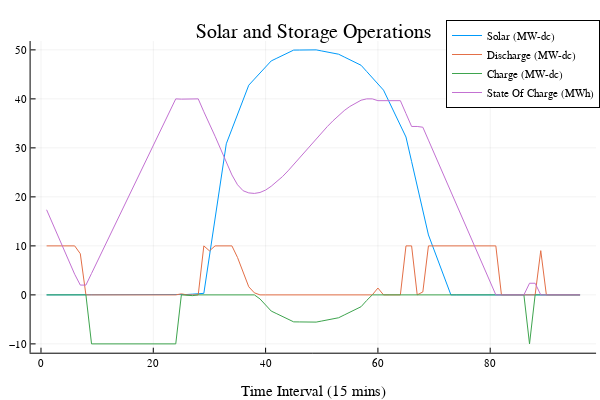

Notebook cell for this chart:
### Markdown cell above
Finally, let's plot the optimal operational decisions for our solar and storage system....

### Code cell
plot(results.Solar_Output, label="Solar (MW-dc)")
plot!(results.Storage_Discharge, label="Discharge (MW-dc)")
plot!(-1*results.Storage_Charge, label="Charge (MW-dc)")
plot!(results.Storage_SOC, label="State Of Charge (MWh)")
title!("Solar and Storage Operations")
xaxis!("Time Interval (15 mins)")
yaxis!("")

### Figure 1 — Plotly figure (JSON) as saved in the notebook; plotly's stock layout.template omitted (floating-point values rounded to 4 significant figures)
{"data": [{"colorbar": {"title": ""}, "legendgroup": "Solar (MW-dc)", "line": {"color": "rgba(0, 154, 250, 1.000)", "dash": "solid", "shape": "linear", "width": 1}, "mode": "lines", "name": "Solar (MW-dc)", "showlegend": true, "type": "scatter", "x": [1, 2, 3, 4, 5, 6, 7, 8, 9, 10, 11, 12, 13, 14, 15, 16, 17, 18, 19, 20, 21, 22, 23, 24, 25, 26, 27, 28, 29, 30, 31, 32, 33, 34, 35, 36, 37, 38, 39, 40, 41, 42, 43, 44, 45, 46, 47, 48, 49, 50, 51, 52, 53, 54, 55, 56, 57, 58, 59, 60, 61, 62, 63, 64, 65, 66, 67, 68, 69, 70, 71, 72, 73, 74, 75, 76, 77, 78, 79, 80, 81, 82, 83, 84, 85, 86, 87, 88, 89, 90, 91, 92, 93, 94, 95, 96], "xaxis": "x1", "y": [0, 0, 0, 0, 0, 0, 0, 0, 0, 0, 0, 0, 0, 0, 0, 0, 0, 0, 0, 0, 0, 0, 0, 0, 0, 0.077, 0.154, 0.232, 0.309, 7.94, 15.57, 23.2, 30.83, 33.82, 36.81, 39.8, 42.79, 44.03, 45.27, 46.51, 47.75, 48.3, 48.85, 49.4, 49.95, 49.97, 49.98, 49.99, 50, 49.78, 49.56, 49.34, 49.11, 48.55, 47.98, 47.42, 46.86, 45.59, 44.32, 43.05, 41.78, 39.39, 37.0, 34.6, 32.21, 27.22, 22.22, 17.23, 12.23, 9.175, 6.116, 3.058, 0, 0, 0, 0, 0, 0, 0, 0, 0, 0, 0, 0, 0, 0, 0, 0, 0, 0, 0, 0, 0, 0, 0, 0], "yaxis": "y1", "zmax": null, "zmin": null}, {"colorbar": {"title": ""}, "legendgroup": "Discharge (MW-dc)", "line": {"color": "rgba(227, 111, 71, 1.000)", "dash": "solid", "shape": "linear", "width": 1}, "mode": "lines", "name": "Discharge (MW-dc)", "showlegend": true, "type": "scatter", "x": [1, 2, 3, 4, 5, 6, 7, 8, 9, 10, 11, 12, 13, 14, 15, 16, 17, 18, 19, 20, 21, 22, 23, 24, 25, 26, 27, 28, 29, 30, 31, 32, 33, 34, 35, 36, 37, 38, 39, 40, 41, 42, 43, 44, 45, 46, 47, 48, 49, 50, 51, 52, 53, 54, 55, 56, 57, 58, 59, 60, 61, 62, 63, 64, 65, 66, 67, 68, 69, 70, 71, 72, 73, 74, 75, 76, 77, 78, 79, 80, 81, 82, 83, 84, 85, 86, 87, 88, 89, 90, 91, 92, 93, 94, 95, 96], "xaxis": "x1", "y": [10, 10, 10, 10, 10, 10, 8.4, 0, 0, 0, 0, 0, 0, 0, 0, 0, 0, 0, 0, 0, 0, 0, 0, 0, 0.2085, 0, 0, 0, 10, 8.982, 10, 10, 10, 10, 7.632, 4.643, 1.653, 0.4154, 0, 0, 0, 0, 0, 0, 0, 0, 0, 0, 0, 0, 0, 0, 0, 0, 0, 0, 0, 0, 0, 1.395, 0, 0, 0, 0, 10, 10, 0, 0.6046, 10, 10, 10, 10, 10, 10, 10, 10, 10, 10, 10, 10, 10, 0, 0, 0, 0, 0, 0, 0, 9.025, 0, 0, 0, 0, 0, 0, 0], "yaxis": "y1", "zmax": null, "zmin": null}, {"colorbar": {"title": ""}, "legendgroup": "Charge (MW-dc)", "line": {"color": "rgba(62, 164, 78, 1.000)", "dash": "solid", "shape": "linear", "width": 1}, "mode": "lines", "name": "Charge (MW-dc)", "showlegend": true, "type": "scatter", "x": [1, 2, 3, 4, 5, 6, 7, 8, 9, 10, 11, 12, 13, 14, 15, 16, 17, 18, 19, 20, 21, 22, 23, 24, 25, 26, 27, 28, 29, 30, 31, 32, 33, 34, 35, 36, 37, 38, 39, 40, 41, 42, 43, 44, 45, 46, 47, 48, 49, 50, 51, 52, 53, 54, 55, 56, 57, 58, 59, 60, 61, 62, 63, 64, 65, 66, 67, 68, 69, 70, 71, 72, 73, 74, 75, 76, 77, 78, 79, 80, 81, 82, 83, 84, 85, 86, 87, 88, 89, 90, 91, 92, 93, 94, 95, 96], "xaxis": "x1", "y": [0, 0, 0, 0, 0, 0, 0, 0, -10, -10, -10, -10, -10, -10, -10, -10, -10, -10, -10, -10, -10, -10, -10, -10, 0, -0.077, -0.154, 0, 0, 0, 0, 0, 0, 0, 0, 0, 0, 0, -0.8236, -2.063, -3.302, -3.854, -4.406, -4.957, -5.509, -5.521, -5.533, -5.544, -5.556, -5.334, -5.112, -4.891, -4.669, -4.105, -3.541, -2.978, -2.414, -1.144, 0, 0, 0, 0, 0, 0, 0, 0, 0, 0, 0, 0, 0, 0, 0, 0, 0, 0, 0, 0, 0, 0, 0, 0, 0, 0, 0, 0, -10, 0, 0, 0, 0, 0, 0, 0, 0, 0], "yaxis": "y1", "zmax": null, "zmin": null}, {"colorbar": {"title": ""}, "legendgroup": "State Of Charge (MWh)", "line": {"color": "rgba(195, 113, 210, 1.000)", "dash": "solid", "shape": "linear", "width": 1}, "mode": "lines", "name": "State Of Charge (MWh)", "showlegend": true, "type": "scatter", "x": [1, 2, 3, 4, 5, 6, 7, 8, 9, 10, 11, 12, 13, 14, 15, 16, 17, 18, 19, 20, 21, 22, 23, 24, 25, 26, 27, 28, 29, 30, 31, 32, 33, 34, 35, 36, 37, 38, 39, 40, 41, 42, 43, 44, 45, 46, 47, 48, 49, 50, 51, 52, 53, 54, 55, 56, 57, 58, 59, 60, 61, 62, 63, 64, 65, 66, 67, 68, 69, 70, 71, 72, 73, 74, 75, 76, 77, 78, 79, 80, 81, 82, 83, 84, 85, 86, 87, 88, 89, 90, 91, 92, 93, 94, 95, 96], "xaxis": "x1", "y": [17.37, 14.74, 12.11, 9.474, 6.842, 4.211, 2.0, 2.0, 4.375, 6.75, 9.125, 11.5, 13.87, 16.25, 18.62, 21.0, 23.37, 25.75, 28.12, 30.5, 32.88, 35.25, 37.62, 40, 39.95, 39.96, 40, 40, 37.37, 35.0, 32.37, 29.74, 27.11, 24.48, 22.47, 21.25, 20.81, 20.7, 20.9, 21.39, 22.17, 23.09, 24.13, 25.31, 26.62, 27.93, 29.25, 30.56, 31.88, 33.15, 34.36, 35.52, 36.63, 37.61, 38.45, 39.16, 39.73, 40, 40, 39.63, 39.63, 39.63, 39.63, 39.63, 37.0, 34.37, 34.37, 34.21, 31.58, 28.95, 26.32, 23.68, 21.05, 18.42, 15.79, 13.16, 10.53, 7.895, 5.263, 2.632, 0, 0, 0, 0, 0, 0, 2.375, 2.375, 0, 0, 0, 0, 0, 0, 0, 0], "yaxis": "y1", "zmax": null, "zmin": null}], "layout": {"annotations": [{"font": {"color": "rgba(0, 0, 0, 1.000)", "family": "sans-serif", "size": 20}, "rotation": 0, "showarrow": false, "text": "Solar and Storage Operations", "x": 0.5222, "xanchor": "center", "xref": "paper", "y": 1, "yanchor": "top", "yref": "paper"}], "height": 400, "legend": {"bgcolor": "rgba(255, 255, 255, 1.000)", "bordercolor": "rgba(0, 0, 0, 1.000)", "borderwidth": 1, "font": {"color": "rgba(0, 0, 0, 1.000)", "family": "sans-serif", "size": 11}, "tracegroupgap": 0, "traceorder": "normal", "x": 1, "xanchor": "auto", "y": 1, "yanchor": "auto"}, "margin": {"b": 20, "l": 0, "r": 0, "t": 20}, "paper_bgcolor": "rgba(255, 255, 255, 1.000)", "plot_bgcolor": "rgba(255, 255, 255, 1.000)", "showlegend": true, "width": 600, "xaxis": {"anchor": "y1", "domain": [0.05101, 0.9934], "gridcolor": "rgba(0, 0, 0, 0.100)", "gridwidth": 0.5, "linecolor": "rgba(0, 0, 0, 1.000)", "mirror": false, "range": [-1.85, 98.85], "showgrid": true, "showline": true, "showticklabels": true, "tickangle": 0, "tickcolor": "rgb(0, 0, 0)", "tickfont": {"color": "rgba(0, 0, 0, 1.000)", "family": "sans-serif", "size": 11}, "tickmode": "array", "ticks": "inside", "ticktext": ["0", "20", "40", "60", "80"], "tickvals": [0, 20, 40, 60, 80], "title": "Time Interval (15 mins)", "titlefont": {"color": "rgba(0, 0, 0, 1.000)", "family": "sans-serif", "size": 15}, "type": "-", "visible": true, "zeroline": false, "zerolinecolor": "rgba(0, 0, 0, 1.000)"}, "yaxis": {"anchor": "x1", "domain": [0.07581, 0.9415], "gridcolor": "rgba(0, 0, 0, 0.100)", "gridwidth": 0.5, "linecolor": "rgba(0, 0, 0, 1.000)", "mirror": false, "range": [-11.8, 51.8], "showgrid": true, "showline": true, "showticklabels": true, "tickangle": 0, "tickcolor": "rgb(0, 0, 0)", "tickfont": {"color": "rgba(0, 0, 0, 1.000)", "family": "sans-serif", "size": 11}, "tickmode": "array", "ticks": "inside", "ticktext": ["−10", "0", "10", "20", "30", "40", "50"], "tickvals": [-10, 0, 10, 20, 30, 40, 50], "title": "", "titlefont": {"color": "rgba(0, 0, 0, 1.000)", "family": "sans-serif", "size": 15}, "type": "-", "visible": true, "zeroline": false, "zerolinecolor": "rgba(0, 0, 0, 1.000)"}}}
